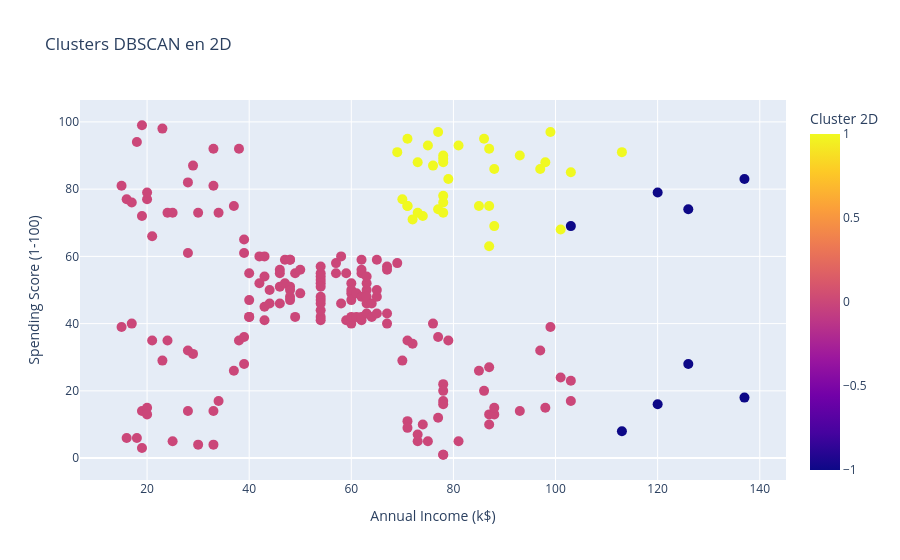

The notebook cell this image was saved under:
### Code cell
# Visualizar clusters en 2 dimensiones
df['Cluster 2D'] = labels

fig = px.scatter(
    df,
    x='Annual Income (k$)',
    y='Spending Score (1-100)',
    color='Cluster 2D',
    title='Clusters DBSCAN en 2D'
)   
fig.update_traces(marker=dict(size=10))
fig.show()

### Figure 1 — Plotly figure (JSON) as saved in the notebook; plotly's stock layout.template omitted (floating-point values rounded to 4 significant figures; data arrays with more than 128 entries replaced by an {"elided": "..."} marker saying what was removed)
{"data": [{"hovertemplate": "Annual Income (k$)=%{x}<br>Spending Score (1-100)=%{y}<br>Cluster 2D=%{marker.color}<extra></extra>", "legendgroup": "", "marker": {"color": {"elided": "200 int values"}, "coloraxis": "coloraxis", "size": 10, "symbol": "circle"}, "mode": "markers", "name": "", "orientation": "v", "showlegend": false, "type": "scatter", "x": {"elided": "200 int values"}, "xaxis": "x", "y": {"elided": "200 int values"}, "yaxis": "y"}], "layout": {"coloraxis": {"colorbar": {"title": {"text": "Cluster 2D"}}, "colorscale": [[0, "#0d0887"], [0.1111, "#46039f"], [0.2222, "#7201a8"], [0.3333, "#9c179e"], [0.4444, "#bd3786"], [0.5556, "#d8576b"], [0.6667, "#ed7953"], [0.7778, "#fb9f3a"], [0.8889, "#fdca26"], [1, "#f0f921"]]}, "legend": {"tracegroupgap": 0}, "title": {"text": "Clusters DBSCAN en 2D"}, "xaxis": {"anchor": "y", "domain": [0, 1], "title": {"text": "Annual Income (k$)"}}, "yaxis": {"anchor": "x", "domain": [0, 1], "title": {"text": "Spending Score (1-100)"}}}}
